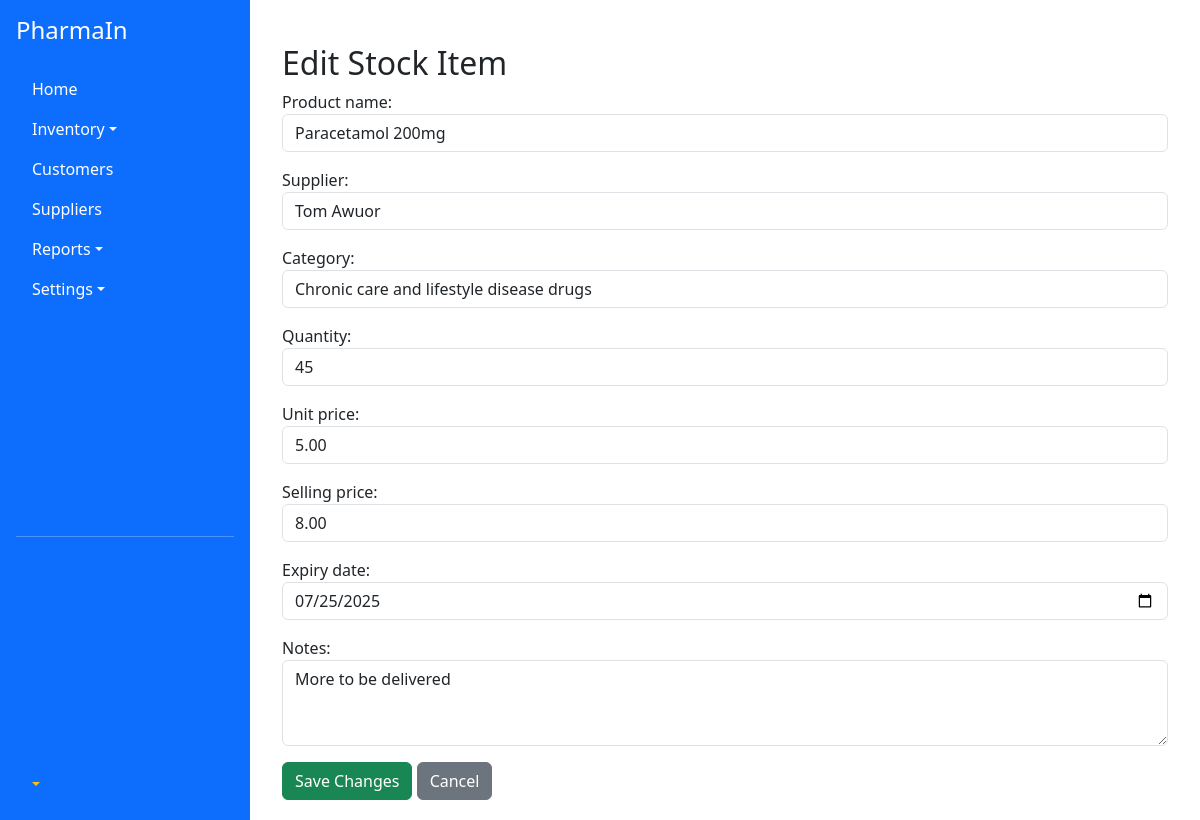
The page /stockitem/3/edit/ (signed in) on the database as committed earlier.
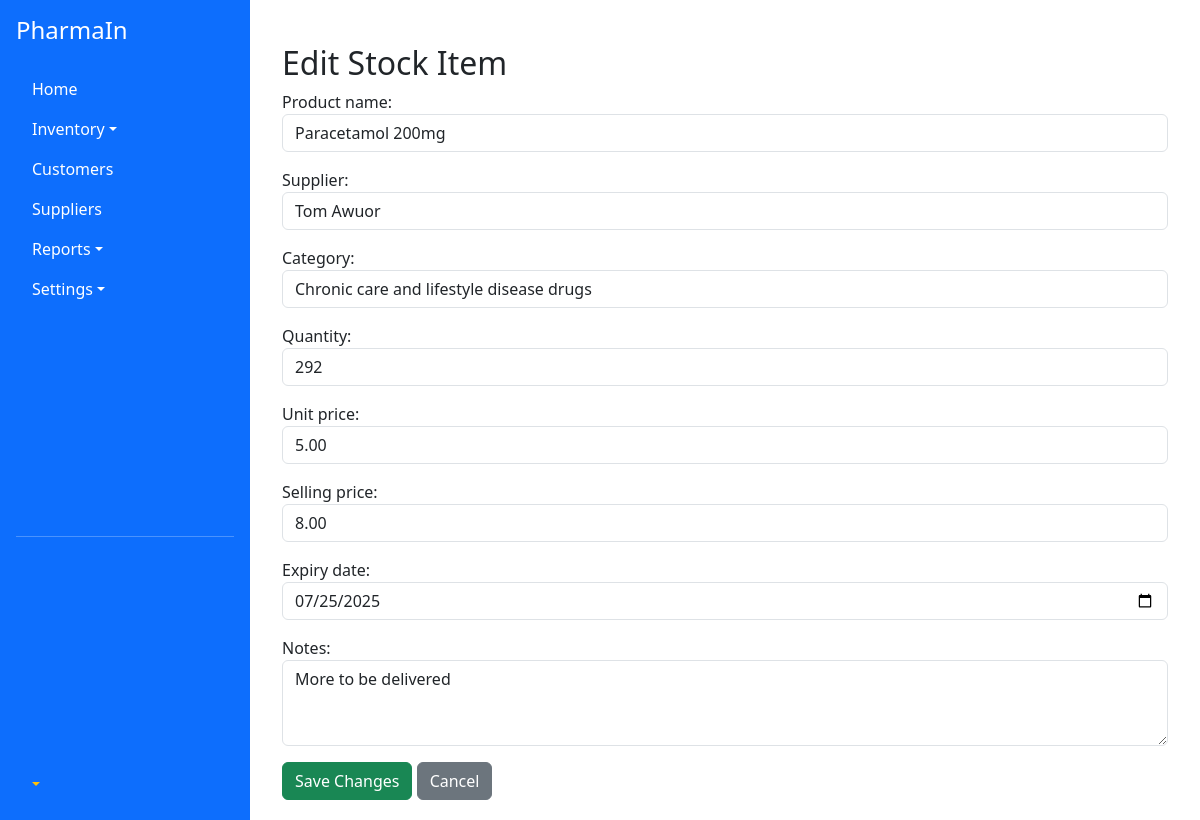
The same page on the database as committed later.
### inventory/models.py (models this page shows, shortened)
class StockItem(models.Model):
    product_name = models.CharField(max_length=255)
    supplier = models.ForeignKey(Supplier, on_delete=models.CASCADE)
    category = models.ForeignKey(Category, on_delete=models.CASCADE)
    quantity = models.PositiveIntegerField()
    unit_price = models.DecimalField(max_digits=10, decimal_places=2)
    selling_price = models.DecimalField(max_digits=10, decimal_places=2)
    expiry_date = models.DateField(null=True, blank=True)
    notes = models.TextField(blank=True, null=True)
    added_on = models.DateTimeField(auto_now_add=True)

### inventory/views.py (the view)
# urls.py: path('stockitem/<int:stockitem_id>/edit/', views.edit_stock, name='edit-stock'),
@user_passes_test(lambda u: u.is_staff)
def edit_stock(request, stockitem_id):
    stockitem_obj = get_object_or_404(StockItem, pk=stockitem_id)
    form = StockForm(request.POST or None, instance=stockitem_obj)
    if request.method == 'POST' and form.is_valid():
        form.save()
        messages.success(request, 'Changes successfully saved')
        return redirect('all-stock')
    return render(request, 'inventory/edit_stock.html', {'form': form, 'stockitem_obj': stockitem_obj})

### inventory/forms.py
class StockForm(forms.ModelForm):
    class Meta:
        model = StockItem
        fields = ['product_name', 'supplier', 'category', 'quantity', 'unit_price', 'selling_price', 'expiry_date', 'notes']
        widgets = {
            'product_name': forms.TextInput(attrs={'class': 'form-control', 'placeholder': 'Enter product name'}),
            'supplier': forms.Select(attrs={'class': 'form-control'}),
            'category': forms.Select(attrs={'class': 'form-control'}),
            'quantity': forms.NumberInput(attrs={'class': 'form-control', 'min': 1}),
            'unit_price': forms.NumberInput(attrs={'class': 'form-control', 'step': '0.01'}),
            'selling_price': forms.NumberInput(attrs={'class': 'form-control', 'step': '0.01', 'placeholder': 'Enter selling price'}),
            'expiry_date': forms.DateInput(attrs={'class': 'form-control', 'type': 'date'}),
            'notes': forms.Textarea(attrs={
                'class': 'form-control',
                'rows': 3,
                'placeholder': 'Add any relevant notes (e.g. batch number, condition, etc.)'
            }),
        }

### inventory/models.py (called while the page is built)
    def __str__(self):
        return self.name

### templates/inventory/edit_stock.html (shortened to what this page needs)
{% extends 'base/main.html' %}
{% block content %}
<div class="container mt-4">
  <h2>Edit Stock Item</h2>
  <form method="post">
    {{ form.as_p }}
    <button type="submit" class="btn btn-success">Save Changes</button>
    <a href="{% url 'all-stock' %}" class="btn btn-secondary">Cancel</a>
  </form>
</div>
{% endblock %}

Rows that differ between the two databases and show on the page:
changed StockItem "Paracetamol 200mg": quantity "45" → "292"
